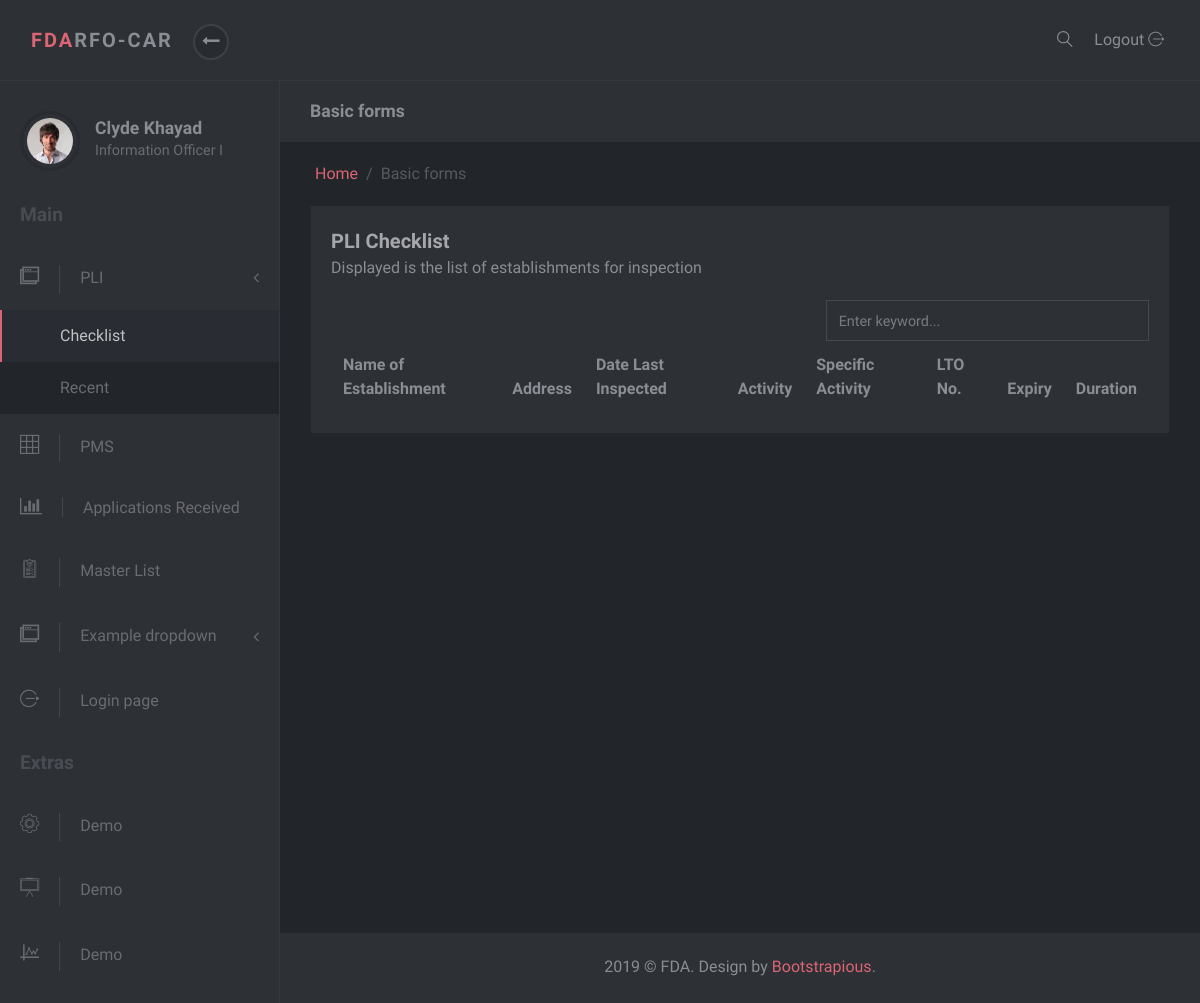
/pli, run on an earlier commit of the app's database.
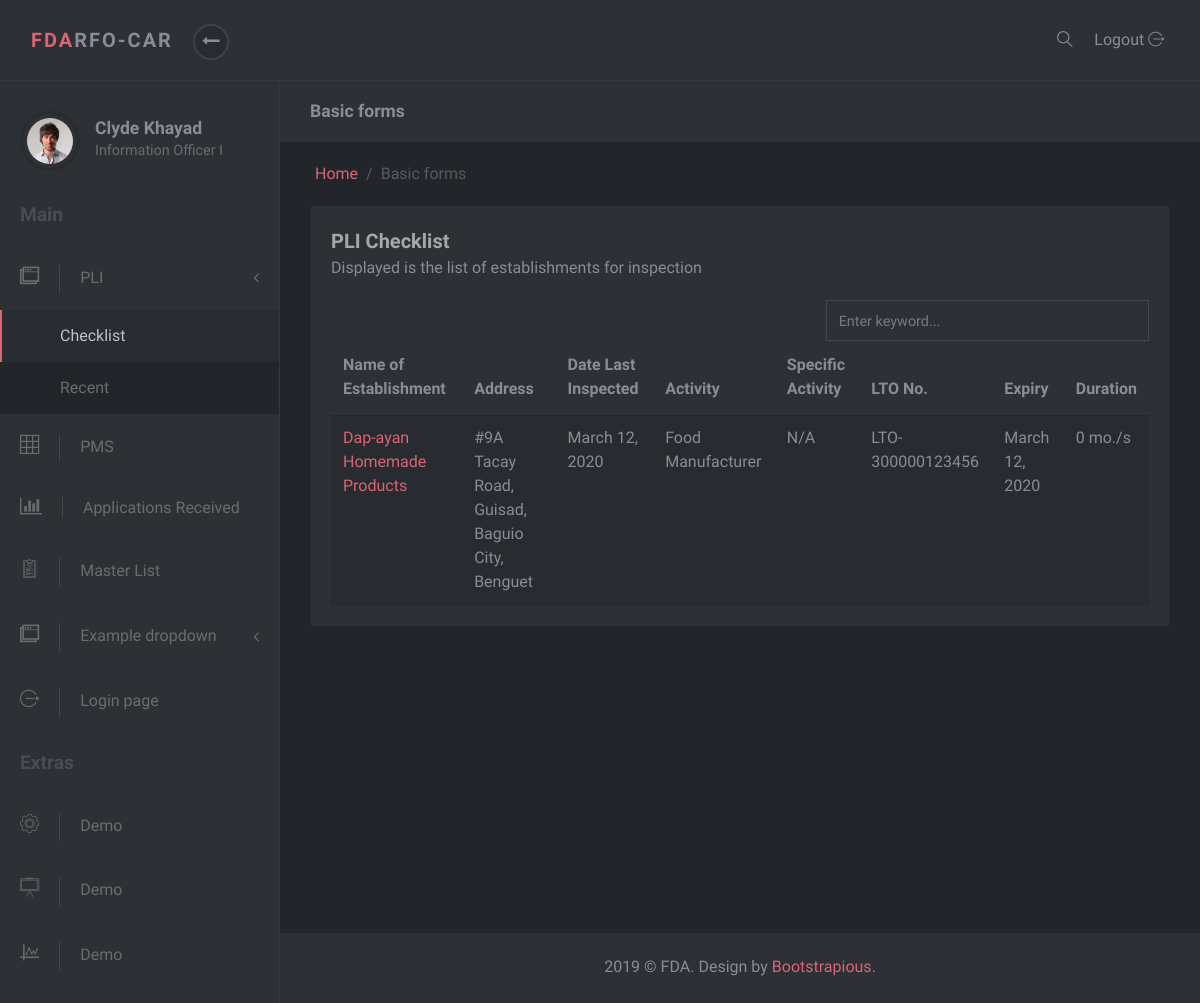
And on a later commit of the database.
### masterlist/models.py (models this page shows, shortened)
class Inspection(models.Model):
    establishment = models.ForeignKey(Establishment, on_delete=models.SET_NULL, null=True)
    capa = models.ForeignKey(Capa, on_delete=models.SET_NULL, null=True, blank=True)
    type_of_inspection = models.CharField(max_length=20, choices=constants.INSPECTION_TYPES)
    date_inspected = models.DateTimeField('Date Inspected')
    frequency_of_inspection = models.IntegerField(default=0, verbose_name="Frequency of Inspection")
    frequency_of_inspection = models.IntegerField(default=0)
    risk_rating = models.CharField(max_length=7, choices=constants.RISK_RATINGS, null=True)
    date_of_followup_inspection = models.DateTimeField('Date of Followup Inspection')
    inspector = models.CharField(max_length=3, choices=constants.INSPECTORS)
    remarks = models.CharField(max_length=200, blank=True)
    inspection_report = models.FileField(null=True, blank=False, upload_to=report_directory_path, verbose_name='Inspection Report')

class Establishment(models.Model):
    date_modified = models.DateTimeField('date modified', default=timezone.now)
    application = models.CharField(max_length=1, choices=constants.APPLICATIONS)
    name = models.CharField(max_length=60)
    product_type = models.ForeignKey(ProductType, on_delete=models.SET_NULL, null=True)
    center = models.CharField(max_length=6, choices=constants.CENTERS)
    primary_activity = models.ForeignKey(PrimaryActivity, on_delete=models.CASCADE, null=True)
    specific_activity = models.ManyToManyField(SpecificActivity)
    additional_activity = models.ForeignKey(AdditionalActivity, on_delete=models.SET_NULL, null=True)
    product_line = models.ForeignKey(ProductLine, on_delete=models.SET_NULL, null=True, blank=True)
    remarks = models.CharField(max_length=100, null=True, blank=True, verbose_name='Product Remarks')
    status = models.CharField(max_length=8, choices=constants.EST_STATUS, null=True, default="Active")
    folder_id = models.CharField(max_length=10, null=True, verbose_name="Folder Number")

class Address(models.Model):
    address = models.CharField(max_length=50)
    region = models.ForeignKey(Region, on_delete=models.SET_NULL, null=True)
    province = models.ForeignKey(Province, on_delete=models.SET_NULL, null=True)
    municipality_or_city = models.ForeignKey(CityOrMunicipality, on_delete=models.SET_NULL, null=True)
    def full_address(self):
        return self.address + ', ' + self.municipality_or_city.name + ', ' + self.province.name

class CityOrMunicipality(models.Model):
    name = models.CharField(max_length=30)
    province = models.ForeignKey(Province, on_delete=models.CASCADE)

class Province(models.Model):
    name = models.CharField(max_length=30)
    region = models.ForeignKey(Region, on_delete=models.SET_NULL, null=True)

class ProductType(models.Model):
    name = models.CharField(max_length=50)
    def __str__(self):
        return self.name

class PrimaryActivity(models.Model):
    name = models.CharField(max_length=150)
    def __str__(self):
        return self.name

class Lto(models.Model):
    establishment = models.OneToOneField(Establishment, on_delete=models.CASCADE, null=True)
    issuance = models.DateTimeField(null=True, blank=True, verbose_name='Date Issued')
    lto_number = models.CharField(max_length=20)
    expiry = models.DateTimeField('expiry date')
    def get_duration(self):
        start_date = datetime.now().date()
        end_date = self.expiry.date()
        difference = relativedelta.relativedelta(end_date, start_date)
        month = difference.years * 12 + difference.months
        return str(month) + " mo./s"

### pli/views.py (the view)
# urls.py: path('', PLIChekListView.as_view(), name='index')
class PLIChekListView(ListView):
    template_name = 'pli/index.html'
    context_object_name = 'plichecklist'
    def get_queryset(self):
        return Inspection.objects.all()
    def get_context_data(self, **kwargs):
        context = super().get_context_data(**kwargs)
        context['pli_checklist_active'] = "active"
        return context

### pli/templates/pli/index.html (shortened to what this page needs)
{% extends 'masterlist/partial/base.html' %}
{% block content %}
<div class="row">
    <div class="col-lg-12">
        <div class="block">
            <div class="title">
                <strong>PLI Checklist</strong>
                <span class="d-block">Displayed is the list of establishments for inspection</span>
            </div>
            <div class="row">
                <div class="col-md-7">
                </div>
                <div class="col-md-5">
                    <input type="text" class="form-control " placeholder="Enter keyword...">
                </div>
            </div>
            <div class="block-body">
                <div class="table-responsive">
                    <table class="table table-striped table-hover">
                        <thead>
                        <tr>
                            <th>Name of Establishment</th>
                            <th>Address</th>
                            <th>Date Last Inspected</th>
                            <th>Activity</th>
                            <th>Specific Activity</th>
                            <th>LTO No.</th>
                            <th>Expiry</th>
                            <th>Duration</th>
                        </tr>
                        </thead>
                        <tbody>
                        {% for inspection in plichecklist %}
                        <tr>
                            <td><a href="{% url 'admin:masterlist_inspection_add' %}" target="_blank">{{inspection.establishment.name}}</a></td>
                            <td>{{inspection.establishment.plantaddress.full_address}}</td>
                            <td>{{inspection.date_inspected.date}}</td>
                            <td>{{inspection.establishment.product_type}} {{inspection.establishment.primary_activity}}</td>
                            {% if inspection.establishment.specificactivity %}
                            <td>{{inspection.establishment.specificactivity}}</td>
                            {% else %}
                            <td>N/A</td>
                            {% endif %}
                            <td>{{inspection.establishment.lto.lto_number}}</td>
                            <td>{{inspection.establishment.lto.expiry.date}}</td>
                            <td>{{inspection.establishment.lto.get_duration}}</td>
                        </tr>
                        {% endfor %}
                        </tbody>
                    </table>
                </div>
            </div>
        </div>
    </div>
</div>
{% endblock %}

### masterlist/templates/masterlist/partial/base.html (shortened to what this page needs)
<!DOCTYPE html>
<html>
<head>
    {% load static %}
    <link rel="stylesheet" href="{% static 'darkadmin/vendor/bootstrap/css/bootstrap.min.css' %}">
    <link rel="stylesheet" href="{% static 'darkadmin/vendor/font-awesome/css/font-awesome.min.css' %}">
    <link rel="stylesheet" href="{% static 'darkadmin/css/font.css' %}">
    <link rel="stylesheet" href="{% static 'darkadmin/css/style.default.css' %}" id="theme-stylesheet">
    <link rel="stylesheet" href="{% static 'darkadmin/css/custom.css' %}">
    <link rel="stylesheet" href="{% static 'masterlist/mystyle.css' %}">
</head>
<body>
<header class="header">
    <nav class="navbar navbar-expand-lg">
        <div class="container-fluid d-flex align-items-center justify-content-between">
            <div class="navbar-header">
                <a href="index.html" class="navbar-brand">
                <div class="brand-text brand-big visible text-uppercase"><strong class="text-primary">FDA</strong><strong>RFO-CAR</strong></div>
                <div class="brand-text brand-sm"><strong class="text-primary">D</strong><strong>A</strong></div></a>
                <button class="sidebar-toggle"><i class="fa fa-long-arrow-left"></i></button>
            </div>
            <div class="right-menu list-inline no-margin-bottom">
                <div class="list-inline-item"><a href="#" class="search-open nav-link"><i class="icon-magnifying-glass-browser"></i></a></div>
                <div class="list-inline-item logout">
                    <a id="logout" href="login.html" class="nav-link"> <span class="d-none d-sm-inline">Logout </span><i class="icon-logout"></i></a>
                </div>
            </div>
        </div>
    </nav>
</header>
<div class="d-flex align-items-stretch">
    {% include 'masterlist/partial/sidebar.html' %}
    <div class="page-content">
        <div class="page-header no-margin-bottom">
            <div class="container-fluid">
                <h2 class="h5 no-margin-bottom">Basic forms</h2>
            </div>
        </div>
        <div class="container-fluid">
            <ul class="breadcrumb">
                <li class="breadcrumb-item"><a href="index.html">Home</a></li>
                <li class="breadcrumb-item active">Basic forms        </li>
            </ul>
        </div>
        <section class="no-padding-top">
            <div class="container-fluid">
                {% block content %}
                {% endblock %}
            </div>
        </section>
        <footer class="footer">
            <div class="footer__block block no-margin-bottom">
                <div class="container-fluid text-center">
                    <p class="no-margin-bottom">2019 &copy; FDA. Design by <a href="https://bootstrapious.com/p/bootstrap-4-dark-admin">Bootstrapious</a>.</p>
                </div>
            </div>
        </footer>
    </div>
</div>
</body>
</html>

### masterlist/templates/masterlist/partial/sidebar.html (shortened to what this page needs)
{% block sidebar %}
<nav id="sidebar">
    <div class="sidebar-header d-flex align-items-center">
        <div class="avatar">
            <img src="/static/darkadmin/img/avatar-6.jpg" alt="..." class="img-fluid rounded-circle">
        </div>
        <div class="title">
            <h1 class="h5">Clyde Khayad</h1>
            <p>Information Officer I</p>
        </div>
    </div>
    <span class="heading">Main</span>
    <ul class="list-unstyled">
        <li><a href="#exampledropdownDropdown1" aria-expanded="false" data-toggle="collapse"> <i class="icon-windows"></i>PLI </a>
            <ul class="list-unstyled ">
                <li class="{{ pli_checklist_active }}"><a href="{% url 'pli:index' %}">Checklist</a></li>
                <li><a href="#">Recent</a></li>
            </ul>
        </li>
        <li><a href="tables.html"> <i class="icon-grid"></i>PMS </a></li>
        <li><a href="charts.html"> <i class="fa fa-bar-chart"></i>Applications Received </a></li>
        <li class="{{masterlist_active}}"><a href="{% url 'masterlist:index' %}"> <i class="icon-padnote"></i>Master List </a></li>
        <li><a href="#exampledropdownDropdown" aria-expanded="false" data-toggle="collapse"> <i class="icon-windows"></i>Example dropdown </a>
        </li>
        <li><a href="login.html"> <i class="icon-logout"></i>Login page </a></li>
    </ul><span class="heading">Extras</span>
    <ul class="list-unstyled">
        <li> <a href="#"> <i class="icon-settings"></i>Demo </a></li>
        <li> <a href="#"> <i class="icon-writing-whiteboard"></i>Demo </a></li>
        <li> <a href="#"> <i class="icon-chart"></i>Demo </a></li>
    </ul>
</nav>
{% endblock %}

### masterlist/static/masterlist/mystyle.css (style rules this page uses)
ul { list-style-type: none; }

What changed in the data, as far as the page shows it:
added Inspection: establishment.name "Dap-ayan Homemade Products", establishment.plantaddress.full_address "#9A Tacay Road, Guisad, Baguio City, Benguet", date_inspected "March 12, 2020", establishment.product_type "Food", establishment.primary_activity "Manufacturer", shows "N/A", establishment.lto.lto_number "LTO-300000123456", establishment.lto.expiry "March 12, 2020", establishment.lto.get_duration "0 mo./s"
